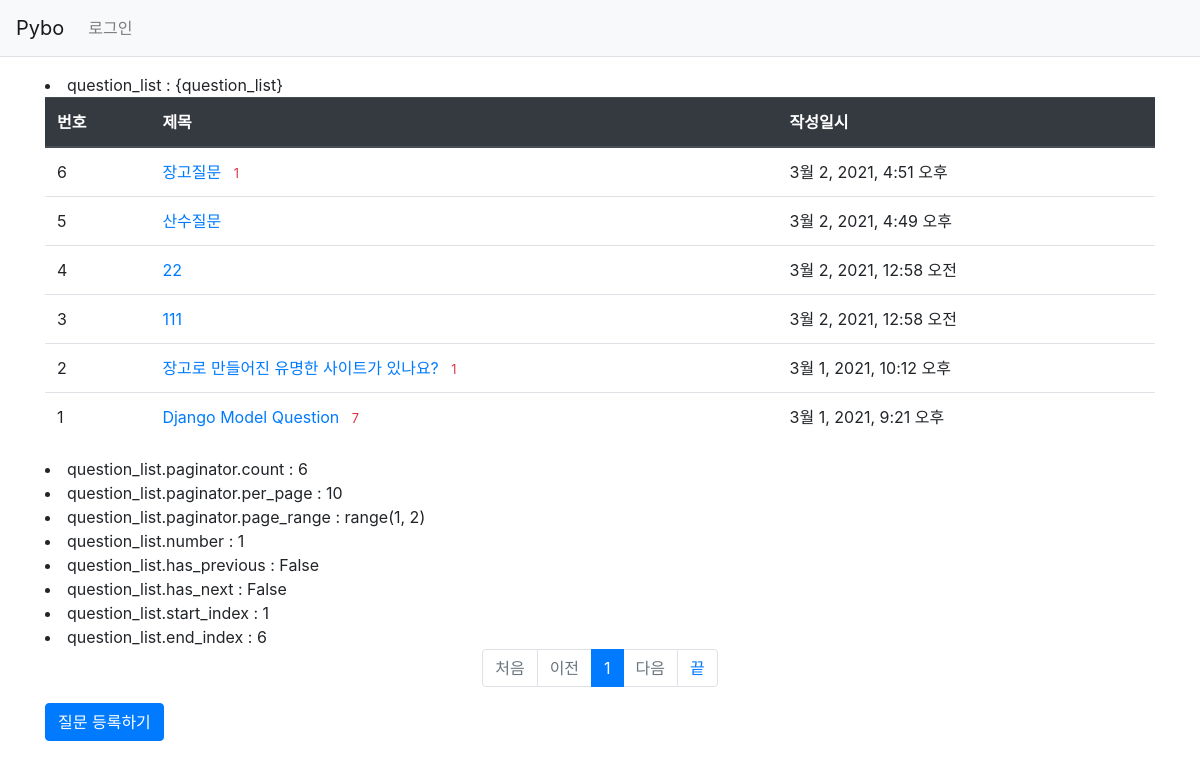
/pybo/, run on an earlier commit of the app's database.
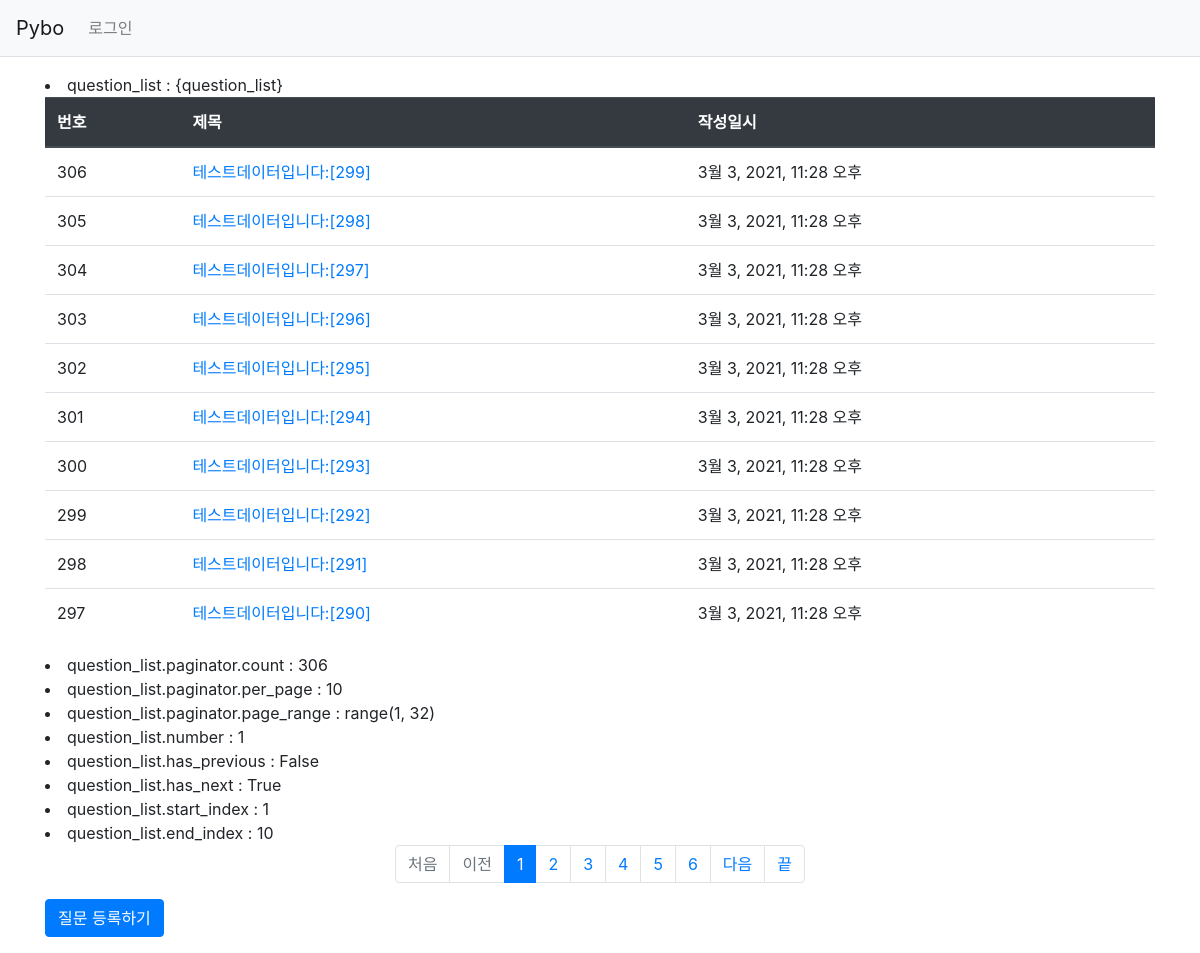
And on a later commit of the database.
### pybo/models.py (models this page shows, shortened)
class Question(models.Model):
    subject = models.CharField(max_length=200)
    content = models.TextField()
    create_date = models.DateTimeField()
    author = models.ForeignKey(User, on_delete=models.CASCADE)

### pybo/views.py (the view)
# urls.py: path('', views.index, name='index'),
def index(request):
    page = request.GET.get('page', '1')
    question_list = Question.objects.order_by('-create_date')
    paginator = Paginator(question_list, 10) #페이지당 10개씩 보여주기
    page_obj = paginator.get_page(page)
    context = {'question_list' : page_obj}
    return render(request, 'pybo/question_list.html', context)

### pybo/templatetags/pybo_filter.py (called while the page is built)
@register.filter
def sub(value, arg):
    return value - arg

### templates/pybo/question_list.html
{% extends 'base.html' %}
{% load pybo_filter %}
{% block content %}
<div class="container my-3">
    <table class="table">
        <thead>
        <tr class="thead-dark">
            <th>번호</th>
            <th>제목</th>
            <th>작성일시</th>
        </tr>
        </thead>
        <tbody>
        <li>question_list : {question_list}</li>
        {% if question_list %}
        {% for question in question_list %}
        <tr>
            <td>{{ question_list.paginator.count|sub:question_list.start_index|sub:forloop.counter0|add:1}}</td>
            <td>
                <a href="{% url 'pybo:detail' question.id %}">{{question.subject}}</a>
                {% if question.answer_set.count > 0 %}
                <span class="text-danger small ml-2">{{ question.answer_set.count }}</span>
                {% endif %}
            </td>
            <td>
                {{ question.create_date }}
            </td>
        </tr>
        {% endfor %}
        {% else %}
        <tr>
            <td colspan="3">질문이 없습니다.</td>
        </tr>
        {% endif %}
        </tbody>
    </table>
    <li>question_list.paginator.count : {{ question_list.paginator.count }}</li>
    <li>question_list.paginator.per_page : {{ question_list.paginator.per_page }}</li>
    <li>question_list.paginator.page_range : {{ question_list.paginator.page_range }}</li>
    <li>question_list.number : {{ question_list.number }}</li>
    <li>question_list.has_previous : {{ question_list.has_previous }}</li>
    <li>question_list.has_next : {{ question_list.has_next }}</li>
    <li>question_list.start_index : {{ question_list.start_index }}</li>
    <li>question_list.end_index : {{ question_list.end_index }}</li>
    <ul class="pagination justify-content-center ">
        {% if question_list.number != question_list.start_index %}
        <li class="page-item">
            <a class="page-link" href="?page={{ start_index }}">처음</a>
        </li>
        {% else %}
        <li class="page-item disabled">
            <a class="page-link"  tabindex="-1" aria-disabled="true" href="#">처음</a>
        </li>
        {% endif %}
        {% if question_list.has_previous%}
        <li class="page-item">
            <a class="page-link" href="?page={{ question_list.previous_page_number }}">이전</a>
        </li>
        {% else %}
        <li class="page-item disabled">
            <a class="page-link"  tabindex="-1" aria-disabled="true" href="#">이전</a>
        </li>
        {% endif %}
        {% for page_number in question_list.paginator.page_range %}
            {% if page_number >= question_list.number|add:-5 and page_number <= question_list.number|add:5 %}
                {% if page_number == question_list.number %}
                <li class="page-item active" aria-current="page">
                   <a class="page-link" href="?page={{ page_number }}">{{ page_number }}</a>
                </li>
                {% else %}
                <li class="page-item">
                    <a class="page-link" href="?page={{ page_number }}">{{ page_number }}</a>
                </li>
                {% endif %}
            {% endif %}
        {% endfor %}
        {% if question_list.has_next %}
        <li class="page-item">
            <a class="page-link" href="?page={{ question_list.next_page_number }}">
                다음
            </a>
        </li>
        {% else %}
        <li class="page-item disabled">
            <a class="page-link" tabindex="-1" aria-disabled="true" href="#">
                다음
            </a>
        </li>
        {% endif %}
        {% if question_list.number != question_list.end_index %}
        <li class="page-item">
            <a class="page-link" href="?page={{ 222 }}">끝</a>
        </li>
        {% else %}
        <li class="page-link disable">
            <a class="page-link" tabindex="-1" aria-disabled="true" href="#">끝</a>
        </li>
        {% endif %}
    </ul>
    <a href="{% url 'pybo:question_create' %}" class="btn btn-primary">질문 등록하기</a>
</div>
{% endblock %}

What changed in the data, as far as the page shows it:
no longer on this page (row unchanged): Question: paginator.count|sub "6", subject "장고질문", answer_set.count "1", create_date "3월 2, 2021, 4:51 오후"
no longer on this page (row unchanged): Question: paginator.count|sub "5", subject "산수질문", create_date "3월 2, 2021, 4:49 오후"
no longer on this page (row unchanged): Question: paginator.count|sub "4", subject "22", create_date "3월 2, 2021, 12:58 오전"
no longer on this page (row unchanged): Question: paginator.count|sub "3", subject "111", create_date "3월 2, 2021, 12:58 오전"
no longer on this page (row unchanged): Question: paginator.count|sub "2", subject "장고로 만들어진 유명한 사이트가 있나요?", answer_set.count "1", create_date "3월 1, 2021, 10:12 오후"
no longer on this page (row unchanged): Question: paginator.count|sub "1", subject "Django Model Question", answer_set.count "7", create_date "3월 1, 2021, 9:21 오후"
added Question: paginator.count|sub "306", subject "테스트데이터입니다:[299]", create_date "3월 3, 2021, 11:28 오후"
added Question: paginator.count|sub "305", subject "테스트데이터입니다:[298]", create_date "3월 3, 2021, 11:28 오후"
added Question: paginator.count|sub "304", subject "테스트데이터입니다:[297]", create_date "3월 3, 2021, 11:28 오후"
added Question: paginator.count|sub "303", subject "테스트데이터입니다:[296]", create_date "3월 3, 2021, 11:28 오후"
added Question: paginator.count|sub "302", subject "테스트데이터입니다:[295]", create_date "3월 3, 2021, 11:28 오후"
added Question: paginator.count|sub "301", subject "테스트데이터입니다:[294]", create_date "3월 3, 2021, 11:28 오후"
added Question: paginator.count|sub "300", subject "테스트데이터입니다:[293]", create_date "3월 3, 2021, 11:28 오후"
added Question: paginator.count|sub "299", subject "테스트데이터입니다:[292]", create_date "3월 3, 2021, 11:28 오후"
added Question: paginator.count|sub "298", subject "테스트데이터입니다:[291]", create_date "3월 3, 2021, 11:28 오후"
added Question: paginator.count|sub "297", subject "테스트데이터입니다:[290]", create_date "3월 3, 2021, 11:28 오후"
Also different on the page:
{{ question_list.paginator.count }}: "6" → "306"
{{ question_list.paginator.page_range }}: "range(1, 2)" → "range(1, 32)"
{{ question_list.has_next }}: "False" → "True"
{{ question_list.end_index }}: "6" → "10"
new list line: "2"
new list line: "3"
new list line: "4"
new list line: "5"
new list line: "6"
